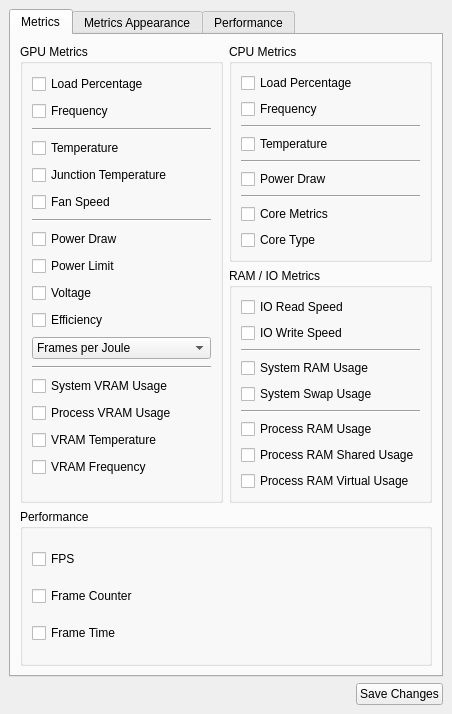
<?xml version="1.0" encoding="UTF-8"?>
<ui version="4.0">
 <class>mangoSeedApp_t</class>
 <widget class="QMainWindow" name="mangoSeedApp_t">
  <property name="geometry">
   <rect>
    <x>0</x>
    <y>0</y>
    <width>452</width>
    <height>714</height>
   </rect>
  </property>
  <property name="windowTitle">
   <string>mangoSeedApp_t</string>
  </property>
  <widget class="QWidget" name="centralwidget">
   <layout class="QGridLayout" name="gridLayout">
    <item row="1" column="1">
     <widget class="QPushButton" name="saveButton">
      <property name="text">
       <string>Save Changes</string>
      </property>
     </widget>
    </item>
    <item row="1" column="0">
     <spacer name="horizontalSpacer">
      <property name="orientation">
       <enum>Qt::Orientation::Horizontal</enum>
      </property>
      <property name="sizeHint" stdset="0">
       <size>
        <width>928</width>
        <height>20</height>
       </size>
      </property>
     </spacer>
    </item>
    <item row="0" column="0" colspan="2">
     <widget class="QTabWidget" name="options">
      <property name="currentIndex">
       <number>0</number>
      </property>
      <widget class="QWidget" name="optionsMetrics">
       <attribute name="title">
        <string>Metrics</string>
       </attribute>
       <layout class="QGridLayout" name="gridLayout_7">
        <item row="0" column="0" rowspan="2">
         <widget class="QGroupBox" name="optionsGpu">
          <property name="title">
           <string>GPU Metrics</string>
          </property>
          <layout class="QGridLayout" name="gridLayout_2">
           <item row="12" column="0">
            <widget class="QComboBox" name="optionsGpuFlipEfficiency">
             <item>
              <property name="text">
               <string>Frames per Joule</string>
              </property>
             </item>
             <item>
              <property name="text">
               <string>Joules per Frame</string>
              </property>
             </item>
            </widget>
           </item>
           <item row="0" column="0">
            <widget class="QCheckBox" name="optionsGpuLoad">
             <property name="toolTip">
              <string>&lt;html&gt;&lt;head/&gt;&lt;body&gt;&lt;p&gt;Display the GPU's load as a percentage.&lt;/p&gt;&lt;p&gt;&lt;span style=&quot; font-style:italic;&quot;&gt;Note: This must be enabled to view any other GPU metrics. This includes VRAM metrics.&lt;/span&gt;&lt;/p&gt;&lt;/body&gt;&lt;/html&gt;</string>
             </property>
             <property name="text">
              <string>Load Percentage</string>
             </property>
            </widget>
           </item>
           <item row="8" column="0">
            <widget class="QCheckBox" name="optionsGpuPower">
             <property name="toolTip">
              <string>&lt;html&gt;&lt;head/&gt;&lt;body&gt;&lt;p&gt;Display the GPU's power draw in watts.&lt;/p&gt;&lt;/body&gt;&lt;/html&gt;</string>
             </property>
             <property name="text">
              <string>Power Draw</string>
             </property>
            </widget>
           </item>
           <item row="13" column="0">
            <widget class="Line" name="line_3">
             <property name="orientation">
              <enum>Qt::Orientation::Horizontal</enum>
             </property>
            </widget>
           </item>
           <item row="4" column="0">
            <widget class="QCheckBox" name="optionsGpuTemp">
             <property name="toolTip">
              <string>&lt;html&gt;&lt;head/&gt;&lt;body&gt;&lt;p&gt;Display the GPU's current temperature. By default, this is in celsius.&lt;/p&gt;&lt;/body&gt;&lt;/html&gt;</string>
             </property>
             <property name="text">
              <string>Temperature</string>
             </property>
            </widget>
           </item>
           <item row="6" column="0">
            <widget class="QCheckBox" name="optionsGpuFan">
             <property name="toolTip">
              <string>&lt;html&gt;&lt;head/&gt;&lt;body&gt;&lt;p&gt;Display the GPU's fan metrics. For AMD, this will be the RPM. For Nvidia, this will be the fan percentage.&lt;/p&gt;&lt;/body&gt;&lt;/html&gt;</string>
             </property>
             <property name="text">
              <string>Fan Speed</string>
             </property>
            </widget>
           </item>
           <item row="5" column="0">
            <widget class="QCheckBox" name="optionsGpuJuncTemp">
             <property name="toolTip">
              <string>&lt;html&gt;&lt;head/&gt;&lt;body&gt;&lt;p&gt;Display the GPU's current junction temperature. This usually refers to the hotspot. By default, this is in celsius.&lt;/p&gt;&lt;/body&gt;&lt;/html&gt;</string>
             </property>
             <property name="text">
              <string>Junction Temperature</string>
             </property>
            </widget>
           </item>
           <item row="11" column="0">
            <widget class="QCheckBox" name="optionsGpuEfficiency">
             <property name="toolTip">
              <string>&lt;html&gt;&lt;head/&gt;&lt;body&gt;&lt;p&gt;Display the GPU's efficiency. This can be configured to show frames per joule or joules per frame.&lt;/p&gt;&lt;/body&gt;&lt;/html&gt;</string>
             </property>
             <property name="text">
              <string>Efficiency</string>
             </property>
            </widget>
           </item>
           <item row="10" column="0">
            <widget class="QCheckBox" name="optionsGpuVoltage">
             <property name="toolTip">
              <string>&lt;html&gt;&lt;head/&gt;&lt;body&gt;&lt;p&gt;Display the GPU's voltage. &lt;/p&gt;&lt;p&gt;&lt;span style=&quot; font-style:italic;&quot;&gt;Note: This only works with AMD GPUs.&lt;/span&gt;&lt;/p&gt;&lt;/body&gt;&lt;/html&gt;</string>
             </property>
             <property name="text">
              <string>Voltage</string>
             </property>
            </widget>
           </item>
           <item row="15" column="0">
            <widget class="QCheckBox" name="checkBox_4">
             <property name="toolTip">
              <string>&lt;html&gt;&lt;head/&gt;&lt;body&gt;&lt;p&gt;Display the process' video memory usage.&lt;/p&gt;&lt;/body&gt;&lt;/html&gt;</string>
             </property>
             <property name="text">
              <string>Process VRAM Usage</string>
             </property>
            </widget>
           </item>
           <item row="9" column="0">
            <widget class="QCheckBox" name="optionsGpuPowerLimit">
             <property name="toolTip">
              <string>&lt;html&gt;&lt;head/&gt;&lt;body&gt;&lt;p&gt;Display the GPU's power limit.&lt;/p&gt;&lt;/body&gt;&lt;/html&gt;</string>
             </property>
             <property name="text">
              <string>Power Limit</string>
             </property>
            </widget>
           </item>
           <item row="17" column="0">
            <widget class="QCheckBox" name="optionsGpuVramSpeed">
             <property name="toolTip">
              <string>&lt;html&gt;&lt;head/&gt;&lt;body&gt;&lt;p&gt;Display the GPU's video memory frequency or clock speed.&lt;/p&gt;&lt;/body&gt;&lt;/html&gt;</string>
             </property>
             <property name="text">
              <string>VRAM Frequency</string>
             </property>
            </widget>
           </item>
           <item row="14" column="0">
            <widget class="QCheckBox" name="optionsGpuVramUsage">
             <property name="toolTip">
              <string>&lt;html&gt;&lt;head/&gt;&lt;body&gt;&lt;p&gt;Display the system's video memory usage.&lt;/p&gt;&lt;p&gt;&lt;span style=&quot; font-style:italic;&quot;&gt;Note: This must be enabled to view other VRAM metrics.&lt;/span&gt;&lt;/p&gt;&lt;/body&gt;&lt;/html&gt;</string>
             </property>
             <property name="text">
              <string>System VRAM Usage</string>
             </property>
            </widget>
           </item>
           <item row="3" column="0">
            <widget class="Line" name="line">
             <property name="orientation">
              <enum>Qt::Orientation::Horizontal</enum>
             </property>
            </widget>
           </item>
           <item row="7" column="0">
            <widget class="Line" name="line_2">
             <property name="orientation">
              <enum>Qt::Orientation::Horizontal</enum>
             </property>
            </widget>
           </item>
           <item row="16" column="0">
            <widget class="QCheckBox" name="optionsGpuVramTemperature">
             <property name="toolTip">
              <string>&lt;html&gt;&lt;head/&gt;&lt;body&gt;&lt;p&gt;Display the GPU's current video memory temperature.&lt;/p&gt;&lt;/body&gt;&lt;/html&gt;</string>
             </property>
             <property name="text">
              <string>VRAM Temperature</string>
             </property>
            </widget>
           </item>
           <item row="1" column="0">
            <widget class="QCheckBox" name="optionsGpuSpeed">
             <property name="toolTip">
              <string>&lt;html&gt;&lt;head/&gt;&lt;body&gt;&lt;p&gt;Display the GPU's core frequency or clock speed.&lt;/p&gt;&lt;/body&gt;&lt;/html&gt;</string>
             </property>
             <property name="text">
              <string>Frequency</string>
             </property>
            </widget>
           </item>
          </layout>
         </widget>
        </item>
        <item row="2" column="0" colspan="2">
         <widget class="QGroupBox" name="optionsPerformance_2">
          <property name="title">
           <string>Performance</string>
          </property>
          <layout class="QGridLayout" name="gridLayout_3">
           <item row="2" column="0">
            <widget class="QCheckBox" name="optionsPerformanceFrameTime">
             <property name="text">
              <string>Frame Time</string>
             </property>
            </widget>
           </item>
           <item row="0" column="0">
            <widget class="QCheckBox" name="optionsPerformanceFps">
             <property name="text">
              <string>FPS</string>
             </property>
            </widget>
           </item>
           <item row="1" column="0">
            <widget class="QCheckBox" name="optionsPerformanceFrameCounter">
             <property name="text">
              <string>Frame Counter</string>
             </property>
            </widget>
           </item>
          </layout>
         </widget>
        </item>
        <item row="0" column="1">
         <widget class="QGroupBox" name="optionsCpu">
          <property name="title">
           <string>CPU Metrics</string>
          </property>
          <layout class="QGridLayout" name="gridLayout_4">
           <item row="1" column="0">
            <widget class="QCheckBox" name="optionsCpuSpeed">
             <property name="toolTip">
              <string>&lt;html&gt;&lt;head/&gt;&lt;body&gt;&lt;p&gt;Display the CPU's average core frequency or clock speed.&lt;/p&gt;&lt;/body&gt;&lt;/html&gt;</string>
             </property>
             <property name="text">
              <string>Frequency</string>
             </property>
            </widget>
           </item>
           <item row="5" column="0">
            <widget class="QCheckBox" name="optionsCpuPower">
             <property name="toolTip">
              <string>&lt;html&gt;&lt;head/&gt;&lt;body&gt;&lt;p&gt;Display the CPU's power draw in watts.&lt;/p&gt;&lt;/body&gt;&lt;/html&gt;</string>
             </property>
             <property name="text">
              <string>Power Draw</string>
             </property>
            </widget>
           </item>
           <item row="3" column="0">
            <widget class="QCheckBox" name="optionsCpuTemp">
             <property name="toolTip">
              <string>&lt;html&gt;&lt;head/&gt;&lt;body&gt;&lt;p&gt;Display the CPU's current temperature. By default, this is in celsius.&lt;/p&gt;&lt;/body&gt;&lt;/html&gt;</string>
             </property>
             <property name="text">
              <string>Temperature</string>
             </property>
            </widget>
           </item>
           <item row="7" column="0">
            <widget class="QCheckBox" name="optionsCpuCoresMetrics">
             <property name="toolTip">
              <string>&lt;html&gt;&lt;head/&gt;&lt;body&gt;&lt;p&gt;Display load and frequency per core.&lt;/p&gt;&lt;/body&gt;&lt;/html&gt;</string>
             </property>
             <property name="text">
              <string>Core Metrics</string>
             </property>
            </widget>
           </item>
           <item row="4" column="0">
            <widget class="Line" name="line_5">
             <property name="orientation">
              <enum>Qt::Orientation::Horizontal</enum>
             </property>
            </widget>
           </item>
           <item row="6" column="0">
            <widget class="Line" name="line_6">
             <property name="orientation">
              <enum>Qt::Orientation::Horizontal</enum>
             </property>
            </widget>
           </item>
           <item row="2" column="0">
            <widget class="Line" name="line_4">
             <property name="orientation">
              <enum>Qt::Orientation::Horizontal</enum>
             </property>
            </widget>
           </item>
           <item row="8" column="0">
            <widget class="QCheckBox" name="optionsCpuCoresType">
             <property name="toolTip">
              <string>&lt;html&gt;&lt;head/&gt;&lt;body&gt;&lt;p&gt;Display the CPU's core type per core. For Intel, it shows which cores are performance and efficient cores. For ARM, it shows core code names.&lt;/p&gt;&lt;/body&gt;&lt;/html&gt;</string>
             </property>
             <property name="text">
              <string>Core Type</string>
             </property>
            </widget>
           </item>
           <item row="0" column="0">
            <widget class="QCheckBox" name="optionsCpuLoad">
             <property name="toolTip">
              <string>&lt;html&gt;&lt;head/&gt;&lt;body&gt;&lt;p&gt;Display the CPU's load as a percentage.&lt;/p&gt;&lt;p&gt;&lt;span style=&quot; font-style:italic;&quot;&gt;Note: This must be enabled to view any other CPU metrics. This includes core metrics.&lt;/span&gt;&lt;/p&gt;&lt;/body&gt;&lt;/html&gt;</string>
             </property>
             <property name="text">
              <string>Load Percentage</string>
             </property>
            </widget>
           </item>
          </layout>
         </widget>
        </item>
        <item row="1" column="1">
         <widget class="QGroupBox" name="optionsRamIo">
          <property name="title">
           <string>RAM / IO Metrics</string>
          </property>
          <layout class="QGridLayout" name="gridLayout_6">
           <item row="0" column="0">
            <widget class="QCheckBox" name="optionsRamIoRead">
             <property name="toolTip">
              <string>&lt;html&gt;&lt;head/&gt;&lt;body&gt;&lt;p&gt;Display non-cached IO read speed in MiB/s.&lt;/p&gt;&lt;/body&gt;&lt;/html&gt;</string>
             </property>
             <property name="text">
              <string>IO Read Speed</string>
             </property>
            </widget>
           </item>
           <item row="4" column="0">
            <widget class="QCheckBox" name="optionsRamIoSwap">
             <property name="toolTip">
              <string>&lt;html&gt;&lt;head/&gt;&lt;body&gt;&lt;p&gt;Display the system's swap space usage.&lt;/p&gt;&lt;/body&gt;&lt;/html&gt;</string>
             </property>
             <property name="text">
              <string>System Swap Usage</string>
             </property>
            </widget>
           </item>
           <item row="2" column="0">
            <widget class="Line" name="line_7">
             <property name="orientation">
              <enum>Qt::Orientation::Horizontal</enum>
             </property>
            </widget>
           </item>
           <item row="7" column="0">
            <widget class="QCheckBox" name="optionsRamIoProcessSharedRam">
             <property name="toolTip">
              <string>&lt;html&gt;&lt;head/&gt;&lt;body&gt;&lt;p&gt;Display the process' shared memory usage.&lt;/p&gt;&lt;/body&gt;&lt;/html&gt;</string>
             </property>
             <property name="text">
              <string>Process RAM Shared Usage</string>
             </property>
            </widget>
           </item>
           <item row="6" column="0">
            <widget class="QCheckBox" name="optionsRamIoProcessRam">
             <property name="toolTip">
              <string>&lt;html&gt;&lt;head/&gt;&lt;body&gt;&lt;p&gt;Display the process' memory usage.&lt;/p&gt;&lt;/body&gt;&lt;/html&gt;</string>
             </property>
             <property name="text">
              <string>Process RAM Usage</string>
             </property>
            </widget>
           </item>
           <item row="3" column="0">
            <widget class="QCheckBox" name="optionsRamIoRam">
             <property name="toolTip">
              <string>&lt;html&gt;&lt;head/&gt;&lt;body&gt;&lt;p&gt;Display system's memory usage.&lt;/p&gt;&lt;/body&gt;&lt;/html&gt;</string>
             </property>
             <property name="text">
              <string>System RAM Usage</string>
             </property>
            </widget>
           </item>
           <item row="1" column="0">
            <widget class="QCheckBox" name="optionsRamIoWrite">
             <property name="toolTip">
              <string>&lt;html&gt;&lt;head/&gt;&lt;body&gt;&lt;p&gt;Display non-cached IO write in MiB/s.&lt;/p&gt;&lt;/body&gt;&lt;/html&gt;</string>
             </property>
             <property name="text">
              <string>IO Write Speed</string>
             </property>
            </widget>
           </item>
           <item row="5" column="0">
            <widget class="Line" name="line_8">
             <property name="orientation">
              <enum>Qt::Orientation::Horizontal</enum>
             </property>
            </widget>
           </item>
           <item row="8" column="0">
            <widget class="QCheckBox" name="optionsRamIoProcessVirtualRam">
             <property name="toolTip">
              <string>&lt;html&gt;&lt;head/&gt;&lt;body&gt;&lt;p&gt;Display the process' virtual memory usage.&lt;/p&gt;&lt;/body&gt;&lt;/html&gt;</string>
             </property>
             <property name="text">
              <string>Process RAM Virtual Usage</string>
             </property>
            </widget>
           </item>
          </layout>
         </widget>
        </item>
       </layout>
      </widget>
      <widget class="QWidget" name="optionsMetricsAppearance">
       <attribute name="title">
        <string>Metrics Appearance</string>
       </attribute>
      </widget>
      <widget class="QWidget" name="optionsPerformance">
       <attribute name="title">
        <string>Performance</string>
       </attribute>
      </widget>
     </widget>
    </item>
   </layout>
  </widget>
 </widget>
 <resources/>
 <connections/>
</ui>
